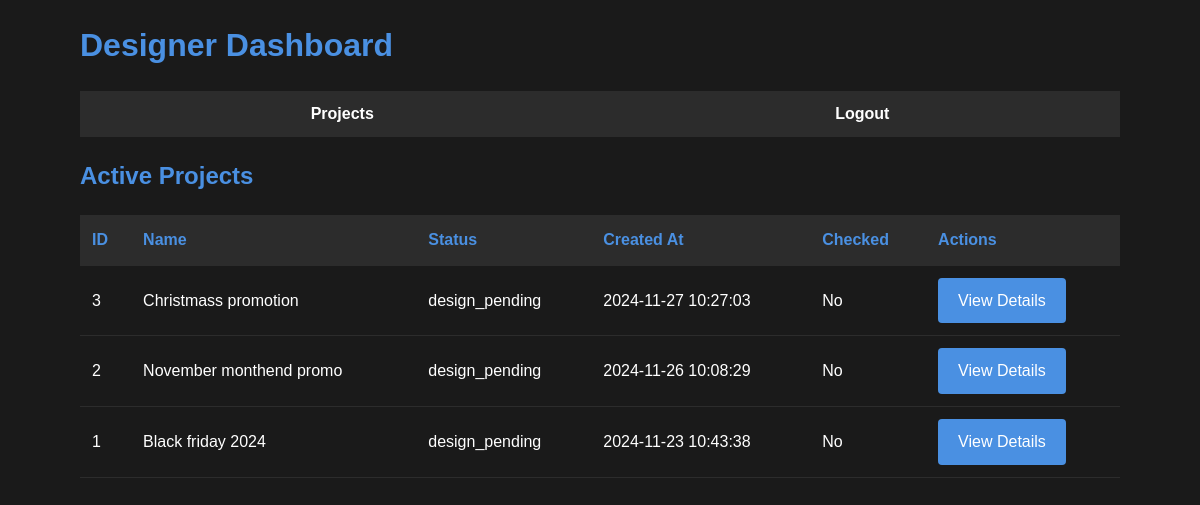
Before: /designer_dashboard.php (signed in) with the older database file.
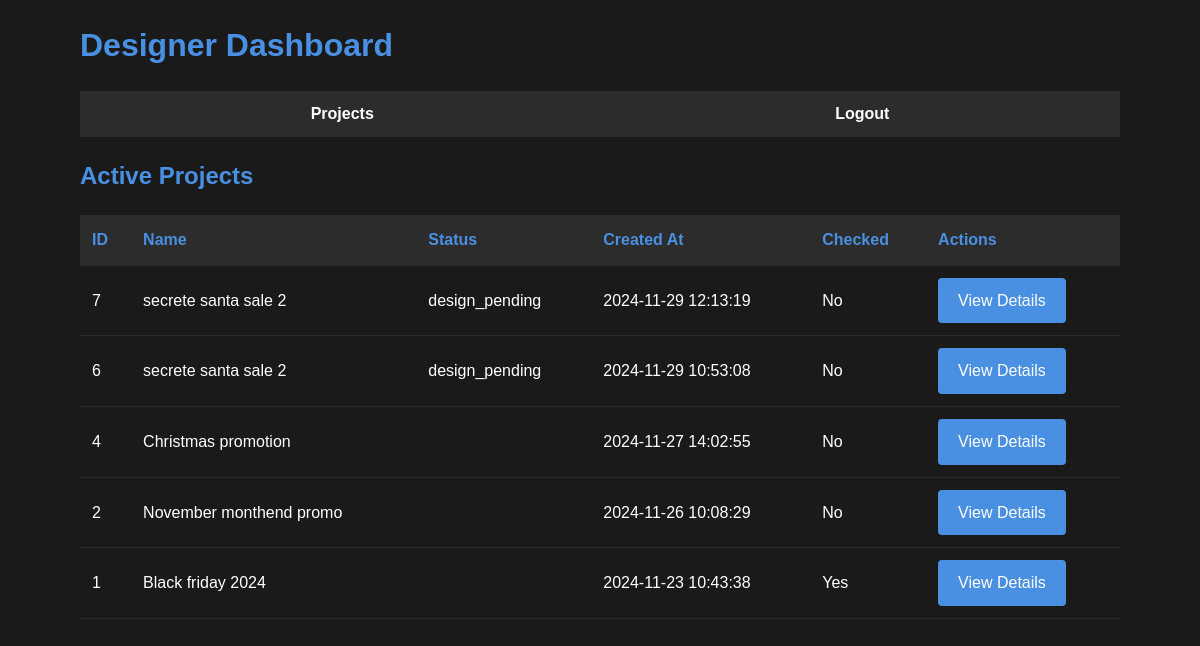
After: the same page with the newer database file.
### tables this page shows
CREATE TABLE `projects` (
  `id` int(11) NOT NULL,
  `name` varchar(100) NOT NULL,
  `status` enum('design_pending','design_approved','draft_review','final_review','completed') NOT NULL,
  `created_at` timestamp NOT NULL DEFAULT current_timestamp(),
  `project_date` date NOT NULL,
  `comment` text DEFAULT NULL,
  `pdf_file_path` varchar(255) DEFAULT NULL,
  `current_draft` int(11) NOT NULL DEFAULT 1,
  `updated_at` timestamp NOT NULL DEFAULT current_timestamp() ON UPDATE current_timestamp()
);

### designer_dashboard.php (the view, shortened to what this page needs)
<?php
require_once __DIR__ . '/config/database.php';
$stmt = $pdo->query("SELECT p.*,
    (SELECT COUNT(*) FROM project_checks pc WHERE pc.project_id = p.id AND pc.user_id = {$_SESSION['user_id']}) as checked
    FROM projects p
    WHERE p.status IN ('design_pending', 'draft_review', '')
    ORDER BY p.created_at DESC");
$projects = $stmt->fetchAll();
?>
<!DOCTYPE html>
<html lang="en">
<head>
    <link rel="stylesheet" href="public/css/style.css">
</head>
<body>
    <div class="container">
        <h1>Designer Dashboard</h1>
        <nav>
            <ul>
                <li><a href="#projects">Projects</a></li>
                <li><a href="logout.php">Logout</a></li>
            </ul>
        </nav>
        <section id="projects">
            <h2>Active Projects</h2>
            <table>
                <thead>
                    <tr>
                        <th>ID</th>
                        <th>Name</th>
                        <th>Status</th>
                        <th>Created At</th>
                        <th>Checked</th>
                        <th>Actions</th>
                    </tr>
                </thead>
                <tbody>
                    <?php foreach ($projects as $project): ?>
                        <tr>
                            <td><?php echo htmlspecialchars($project['id']); ?></td>
                            <td><?php echo htmlspecialchars($project['name']); ?></td>
                            <td><?php echo htmlspecialchars($project['status']); ?></td>
                            <td><?php echo htmlspecialchars($project['created_at']); ?></td>
                            <td><?php echo $project['checked'] ? 'Yes' : 'No'; ?></td>
                            <td>
                                <a href="project_details.php?id=<?php echo $project['id']; ?>" class="btn">View Details</a>
                            </td>
                        </tr>
                    <?php endforeach; ?>
                </tbody>
            </table>
        </section>
    </div>
</body>
</html>

### public/css/style.css (style rules this page uses)
:root { --bg-primary: #1a1a1a; --bg-secondary: #2c2c2c; --text-primary: #ffffff; --text-secondary: #b3b3b3; --accent-primary: #4a90e2; --accent-secondary: #45a049; --error: #ff6b6b; --success: #6bff6b; --warning: #feca57; }
* { margin: 0; padding: 0; box-sizing: border-box; }
body { font-family: 'Arial', sans-serif; background-color: var(--bg-primary); color: var(--text-primary); line-height: 1.6; }
.container { width: 90%; max-width: 1200px; margin: 0 auto; padding: 20px; }
h1, h2, h3, h4, h5, h6 { margin-bottom: 20px; color: var(--accent-primary); }
a { color: var(--accent-primary); text-decoration: none; transition: color 0.3s ease; }
button, .btn { display: inline-block; padding: 10px 20px; background-color: var(--accent-primary); color: var(--text-primary); border: none; border-radius: 4px; cursor: pointer; transition: background-color 0.3s ease; }
table { width: 100%; border-collapse: collapse; margin-bottom: 20px; }
th, td { padding: 12px; text-align: left; border-bottom: 1px solid var(--bg-secondary); }
th { background-color: var(--bg-secondary); color: var(--accent-primary); }
nav { background-color: var(--bg-secondary); padding: 10px 0; margin-bottom: 20px; }
nav ul { list-style-type: none; display: flex; justify-content: space-around; }
nav ul li a { color: var(--text-primary); font-weight: bold; }

Changed rows visible on the page:
removed projects: id "3", name "Christmass promotion", status "design_pending", created_at "2024-11-27 10:27:03", shows "No"
added projects: id "7", name "secrete santa sale 2", status "design_pending", created_at "2024-11-29 12:13:19", shows "No"
added projects: id "6", name "secrete santa sale 2", status "design_pending", created_at "2024-11-29 10:53:08", shows "No"
added projects: id "4", name "Christmas promotion", created_at "2024-11-27 14:02:55", shows "No"
changed projects "November monthend promo": status "design_pending" → (not shown)
changed projects "Black friday 2024": status "design_pending" → (not shown); text "No" → "Yes"
